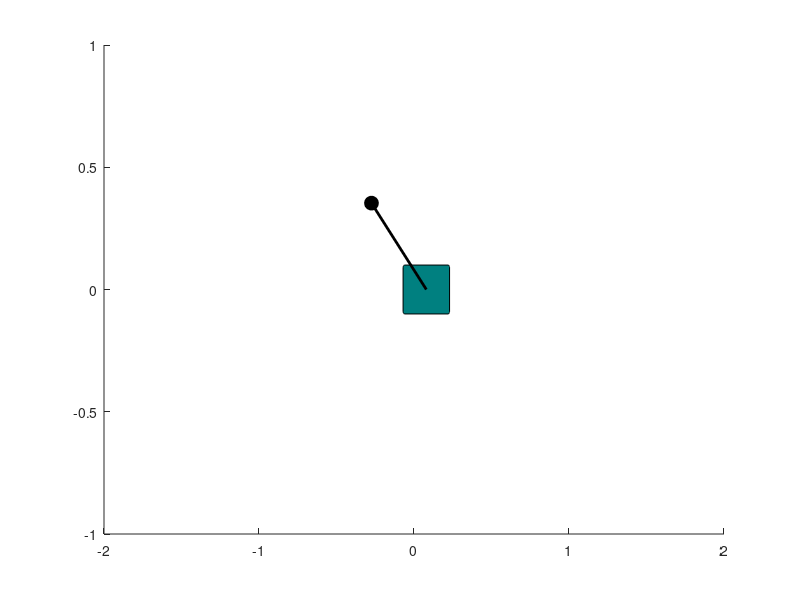

Write the MATLAB code that produced this figure.
function cart_pole_animation
    % Parameters
    M = 1;    % mass of the cart
    m = 0.1;  % mass of the pendulum
    l = 0.5;  % length of the pendulum
    g = 9.81; % gravity

    % Initial conditions: [x, theta, dx, dtheta]
    s0 = [0; pi/4; 0; 0];  % Cart at 0, pendulum at 45 degrees

    % Time span for simulation
    tspan = [0 10];  % Simulate for 10 seconds

    % Solve ODE using ode45
    [t, s] = ode45(@(t, s) cart_pole_ode(t, s, M, m, l, g), tspan, s0);

    % Animation
    animate_cart_pole(t, s, l);
end

% ODE function defining the cart-pole system dynamics
function ds = cart_pole_ode(~, s, M, m, l, g)
    % State variables
    x = s(1);        % cart position
    theta = s(2);    % pendulum angle
    dx = s(3);       % cart velocity
    dtheta = s(4);   % pendulum angular velocity

    % Mass matrix M(q)
    Mq = [M + m, m*l*cos(theta); m*l*cos(theta), m*l^2];

    % Coriolis/Centrifugal matrix C(q, q_dot)
    Cq = [0, -m*l*sin(theta)*dtheta; 0, 0];

    % Gravity vector G(q)
    Gq = [0; -m*g*l*sin(theta)];

    % Control input (no control for open-loop simulation)
    tau = [0; 0];  % No external forces applied

    % Solve for accelerations (ddq = M(q)^-1 * (tau - C(q, q_dot)*q_dot - G(q)))
    ddq = Mq \ (tau - Cq * [dx; dtheta] - Gq);

    % Return state derivatives: [dx, dtheta, ddx, ddtheta]
    ds = [dx; dtheta; ddq];
end

% Function to animate the cart-pole system
function animate_cart_pole(t, s, l)
    % Create figure
    figure;
    cart_width = 0.3;  % Width of the cart
    cart_height = 0.2; % Height of the cart
    pole_length = l;   % Length of the pendulum

    for i = 1:length(t)
        % Clear the figure for each frame
        clf;

        % Get the current state
        x = s(i, 1);      % Cart position
        theta = s(i, 2);  % Pendulum angle

        % Calculate pendulum position
        pendulum_x = x + pole_length * sin(theta);
        pendulum_y = -pole_length * cos(theta);

        % Draw the cart
        rectangle('Position', [x - cart_width/2, -cart_height/2, cart_width, cart_height], 'Curvature', 0.1, 'FaceColor', [0 0.5 0.5]);

        % Draw the pendulum
        hold on;
        plot([x pendulum_x], [0 pendulum_y], 'k', 'LineWidth', 2);  % Pendulum rod
        plot(pendulum_x, pendulum_y, 'ko', 'MarkerSize', 10, 'MarkerFaceColor', 'k');  % Pendulum bob

        % Set axis limits
        xlim([-2 2]);
        ylim([-1 1]);

        % Pause to create animation effect
        pause(0.005);
    end
end
